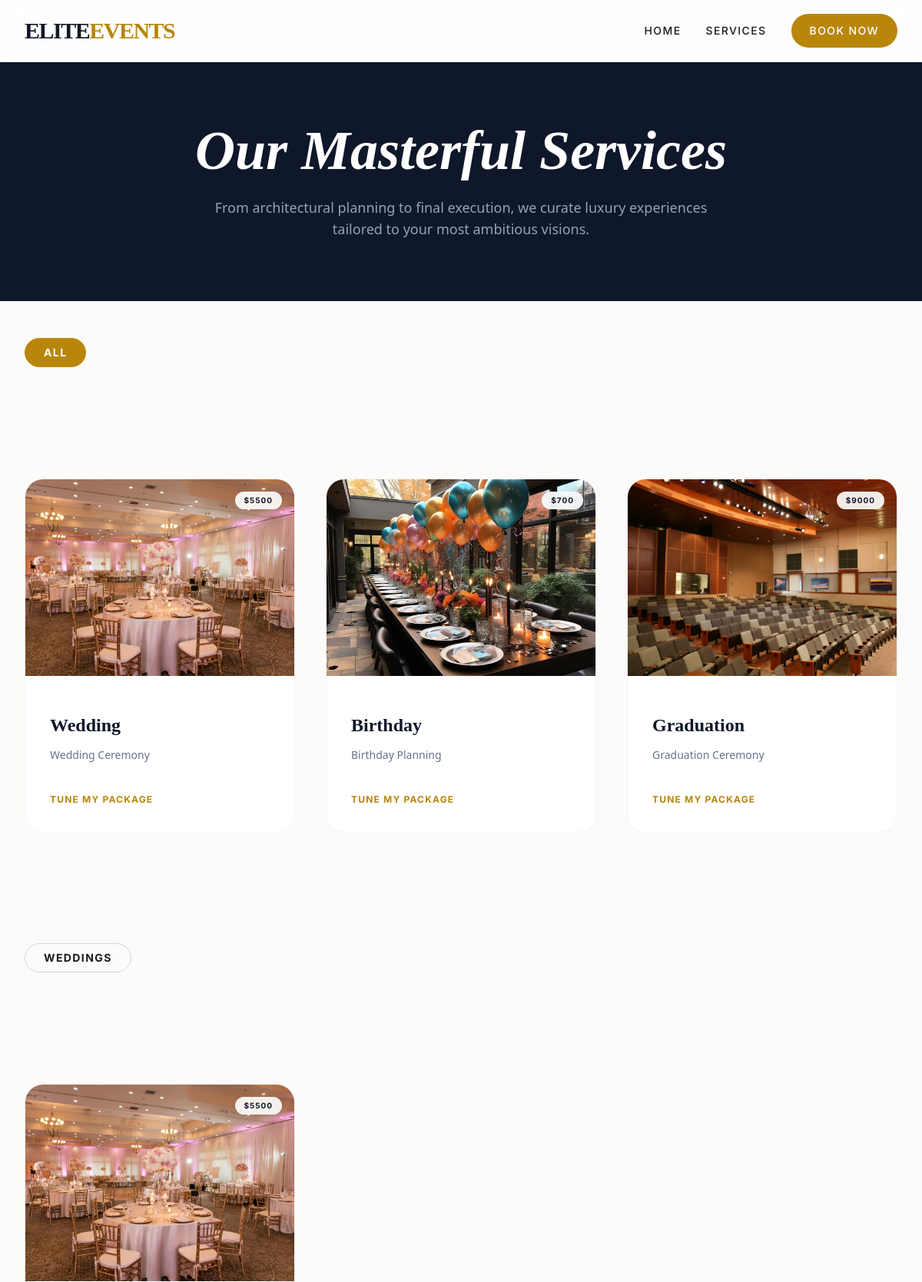
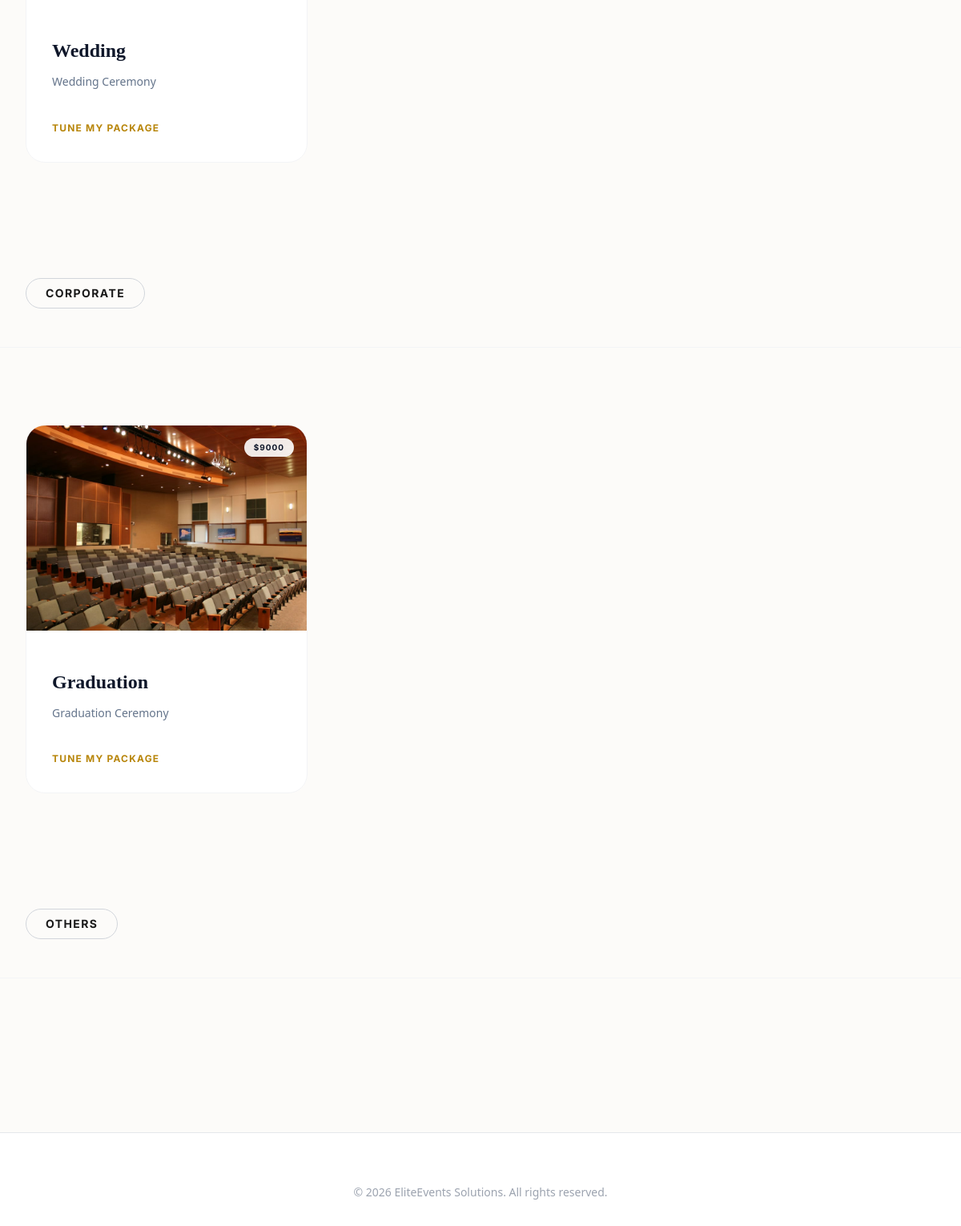
Page /services/ on the committed database (2 pictures, top to bottom).
### app/models.py (models this page shows)
class Services(models.Model):
    profile = models.ForeignKey(Profile, on_delete=models.CASCADE, related_name='serving_profile')
    title = models.CharField(max_length=64, default='')
    description = models.TextField(default='')
    tags = models.ManyToManyField(Tags, blank=True)
    category = models.CharField(max_length=32, default='Other') # Category of the service (e.g., Catering, Decoration, etc.)
    costs = models.IntegerField()
    rate = models.IntegerField(default=50)
    cover_picture = models.ImageField(upload_to='service_covers/', default='default_service_cover.jpg')
    created_at = models.DateTimeField(auto_now_add=True)

### app/views.py (the view)
# urls.py: path('services/', views.services, name='services'),
def services(request):
    services = models.Services.objects.all()
    return render(request, 'services.html', {'services': services})

### app/templates/services.html (shortened to what this page needs)
<!DOCTYPE html>
<html lang="en">
<head>
    <script src="https://cdn.tailwindcss.com"></script>
</head>
<body class="antialiased">
    {% include "navbar.html" %}
    <main class="pt-20">
        <section class="py-20 bg-slate-900 text-white">
            <div class="max-w-7xl mx-auto px-8 text-center">
                <h1 class="text-5xl md:text-7xl font-serif font-bold mb-6 italic">Our Masterful Services</h1>
                <p class="text-slate-400 max-w-2xl mx-auto font-sans text-lg">From architectural planning to final execution, we curate luxury experiences tailored to your most ambitious visions.</p>
            </div>
        </section>
        <section class="py-12 sticky top-20 z-40 bg-[#fcfbf9]/95 backdrop-blur border-b border-gray-100">
            <div class="max-w-7xl mx-auto px-8 flex flex-col md:flex-row justify-between items-center gap-8">
                <div id="filters" class="flex flex-wrap gap-3 justify-center">
                    <button class="category-btn active px-6 py-2 rounded-full border border-gray-300 text-sm font-bold uppercase tracking-widest transition-all" data-category="all">All</button>
                </div>
            </div>
        </section>
        <section class="py-24 max-w-7xl mx-auto px-8">
            <div id="services-grid" class="grid grid-cols-1 md:grid-cols-2 lg:grid-cols-3 gap-10">
                {% for service in services %}
                    <div class="service-card bg-white rounded-3xl overflow-hidden border border-gray-100 fade-in" style="animation-delay: ${idx * 0.05}s">
                        <div class="relative h-64 overflow-hidden">
                            {% if service.cover_picture %}
                                <img src="{{service.cover_picture.url}}" class="w-full h-full object-cover" alt="{{service.title}}">
                            {% endif %}
                            <div class="absolute top-4 right-4 bg-white/90 backdrop-blur px-3 py-1 rounded-full text-[10px] font-bold uppercase tracking-widest text-slate-900 shadow-sm">
                               ${{ service.costs }}
                            </div>
                        </div>
                        <div class="p-8">
                            <h3 class="text-2xl font-serif font-bold text-slate-900 mb-3"> {{service.title}} </h3>
                            <p class="text-slate-500 font-sans text-sm mb-8 leading-relaxed line-clamp-2"> {{service.description}} </p>
                            <a href="{% url "package" service.id %}" class="inline-flex items-center gap-2 font-bold uppercase tracking-widest text-xs text-gold-600 hover:text-black transition">
                                Tune My Package <i data-lucide="arrow-right" class="w-4 h-4"></i>
                            </a>
                        </div>
                    </div>
                {% endfor %}
            </div>
        </section>
        <section class="py-12 sticky top-20 z-40 bg-[#fcfbf9]/95 backdrop-blur border-b border-gray-100">
            <div class="max-w-7xl mx-auto px-8 flex flex-col md:flex-row justify-between items-center gap-8">
                <div id="filters" class="flex flex-wrap gap-3 justify-center">
                    <button class="category-btn px-6 py-2 rounded-full border border-gray-300 text-sm font-bold uppercase tracking-widest transition-all hover:border-gold-600" data-category="wedding">Weddings</button>
                </div>
            </div>
        </section>
        <section class="py-24 max-w-7xl mx-auto px-8">
            <div id="services-grid" class="grid grid-cols-1 md:grid-cols-2 lg:grid-cols-3 gap-10">
                {% for service in services %}
                {% if service.category == 'Wedding' %}
                <div class="service-card bg-white rounded-3xl overflow-hidden border border-gray-100 fade-in" style="animation-delay: ${idx * 0.05}s">
                    <div class="relative h-64 overflow-hidden">
                            {% if service.cover_picture %}
                                <img src="{{service.cover_picture.url}}" class="w-full h-full object-cover" alt="{{service.title}}">
                            {% endif %}
                            <div class="absolute top-4 right-4 bg-white/90 backdrop-blur px-3 py-1 rounded-full text-[10px] font-bold uppercase tracking-widest text-slate-900 shadow-sm">
                               ${{ service.costs }}
                            </div>
                        </div>
                        <div class="p-8">
                            <h3 class="text-2xl font-serif font-bold text-slate-900 mb-3"> {{service.title}} </h3>
                            <p class="text-slate-500 font-sans text-sm mb-8 leading-relaxed line-clamp-2"> {{service.description}} </p>
                            <a href="{% url "package" service.id %}" class="inline-flex items-center gap-2 font-bold uppercase tracking-widest text-xs text-gold-600 hover:text-black transition">
                                Tune My Package <i data-lucide="arrow-right" class="w-4 h-4"></i>
                            </a>
                        </div>
                    </div>
                    {% endif %}
                    {% endfor %}
                </div>
        </section>
        <section class="py-12 sticky top-20 z-40 bg-[#fcfbf9]/95 backdrop-blur border-b border-gray-100">
            <div class="max-w-7xl mx-auto px-8 flex flex-col md:flex-row justify-between items-center gap-8">
                <div id="filters" class="flex flex-wrap gap-3 justify-center">
                    <button class="category-btn px-6 py-2 rounded-full border border-gray-300 text-sm font-bold uppercase tracking-widest transition-all hover:border-gold-600" data-category="corporate">Corporate</button>
                </div>
            </div>
        </section>
        <section class="py-24 max-w-7xl mx-auto px-8">
            <div id="services-grid" class="grid grid-cols-1 md:grid-cols-2 lg:grid-cols-3 gap-10">
                {% for service in services %}
                {% if service.category == 'Corporate' %}
                <div class="service-card bg-white rounded-3xl overflow-hidden border border-gray-100 fade-in" style="animation-delay: ${idx * 0.05}s">
                    <div class="relative h-64 overflow-hidden">
                            {% if service.cover_picture %}
                                <img src="{{service.cover_picture.url}}" class="w-full h-full object-cover" alt="{{service.title}}">
                            {% endif %}
                            <div class="absolute top-4 right-4 bg-white/90 backdrop-blur px-3 py-1 rounded-full text-[10px] font-bold uppercase tracking-widest text-slate-900 shadow-sm">
                               ${{ service.costs }}
                            </div>
                        </div>
                        <div class="p-8">
                            <h3 class="text-2xl font-serif font-bold text-slate-900 mb-3"> {{service.title}} </h3>
                            <p class="text-slate-500 font-sans text-sm mb-8 leading-relaxed line-clamp-2"> {{service.description}} </p>
                            <a href="{% url "package" service.id %}" class="inline-flex items-center gap-2 font-bold uppercase tracking-widest text-xs text-gold-600 hover:text-black transition">
                                Tune My Package <i data-lucide="arrow-right" class="w-4 h-4"></i>
                            </a>
                        </div>
                    </div>
                    {% endif %}
                {% endfor %}
            </div>
        </section>
        <section class="py-12 sticky top-20 z-40 bg-[#fcfbf9]/95 backdrop-blur border-b border-gray-100">
            <div class="max-w-7xl mx-auto px-8 flex flex-col md:flex-row justify-between items-center gap-8">
                <div id="filters" class="flex flex-wrap gap-3 justify-center">
                    <button class="category-btn px-6 py-2 rounded-full border border-gray-300 text-sm font-bold uppercase tracking-widest transition-all hover:border-gold-600" data-category="others">Others</button>
                </div>
            </div>
        </section>
        <section class="py-24 max-w-7xl mx-auto px-8">
        </section>
    </main>
    <footer class="bg-white pt-16 pb-8 border-t border-gray-200">
        <div class="max-w-7xl mx-auto px-4 text-center text-gray-400 text-sm font-sans">
            &copy; 2026 EliteEvents Solutions. All rights reserved.
        </div>
    </footer>
</body>
</html>

### app/templates/navbar.html
<nav class="fixed w-full z-50 glass-nav border-b border-gray-200">
    <div class="max-w-7xl mx-auto px-4 sm:px-6 lg:px-8">
        <div class="flex justify-between h-20 items-center">
            <a href="/" class="flex-shrink-0">
                <span class="text-3xl font-bold tracking-tighter text-gray-900 font-serif">
                    ELITE<span class="text-gold-600">EVENTS</span>
                </span>
            </a>
            <div class="hidden md:block">
                <div class="ml-10 flex items-baseline space-x-8 text-sm font-medium uppercase tracking-widest">
                    {% if user.is_authenticated %}
                        <a href="/" class="hover:text-gold-600 transition">Home</a>
                        <a href="/services/" class="hover:text-gold-600 transition">Services</a>
                        {% if user.profile_user.account_type == "provider" %}
                            <a href="/dashboard/" class="hover:text-gold-600 transition">Dashboard</a>
                            <a href="/profile/{{ user.profile_user.id }}/" class="hover:text-gold-600 transition">Profile</a>
                        {% else %}
                            <a href="/dashboard/" class="hover:text-gold-600 transition">My Events</a>
                        {% endif %}
                        <a href="/login/" class="bg-gold-600 text-white px-6 py-3 rounded-full hover:bg-black transition text-center min-w-[120px]">
                            Book Now
                        </a>
                        <form action="{% url 'logout' %}" method="post" class="inline">
                            {% csrf_token %}
                            <button type="submit"
                                    class="bg-red-600 text-white px-6 py-3 rounded-full hover:bg-black transition text-center min-w-[120px]">
                                Logout
                            </button>
                        </form>
                    {% else %}
                        <a href="/" class="hover:text-gold-600 transition">Home</a>
                        <a href="/services/" class="hover:text-gold-600 transition">Services</a>
                        <a href="/login/" class="bg-gold-600 text-white px-6 py-3 rounded-full hover:bg-black transition text-center min-w-[120px]">
                            Book Now
                        </a>
                    {% endif %}
                </div>
            </div>
        </div>
    </div>
</nav>

### app/templates/services.html (style rules this page uses)
:root { --gold-600: #b8860b; }
.text-gold-600 { color: #b8860b; }
.bg-gold-600 { background-color: #b8860b; }
.glass-nav { background: rgba(255, 255, 255, 0.8); backdrop-filter: blur(12px); -webkit-backdrop-filter: blur(12px); }
.category-btn.active { background-color: #b8860b; color: white; border-color: #b8860b; }
.service-card { transition: all 0.4s cubic-bezier(0.165, 0.84, 0.44, 1); }
.fade-in { animation: fadeIn 0.8s ease-out forwards; opacity: 0; }

### rows in the picture
Services: cover_picture (picture), costs "5500", title "Wedding", description "Wedding Ceremony"
Services: cover_picture (picture), costs "700", title "Birthday", description "Birthday Planning"
Services: cover_picture (picture), costs "9000", title "Graduation", description "Graduation Ceremony"
